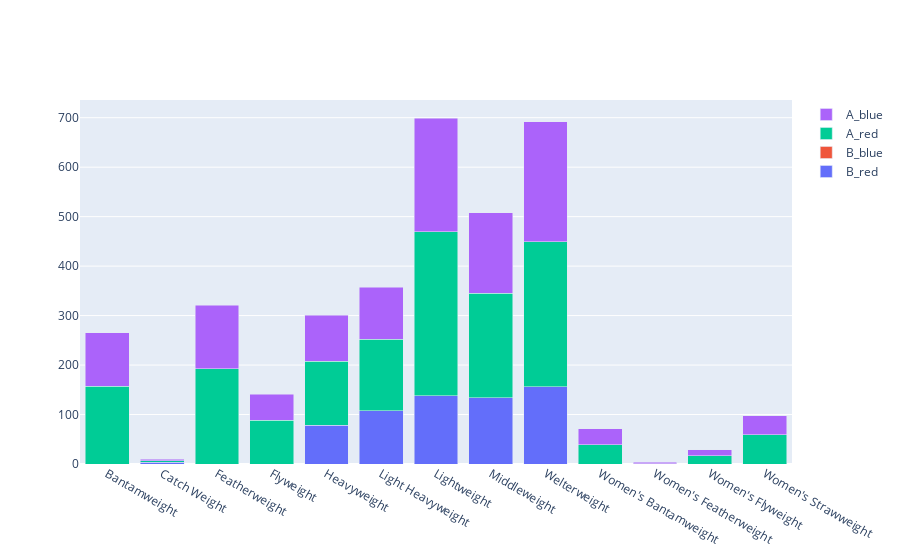

Source (notebook cell):
### Code cell
print_plot(weight_data)

### Figure 1 — Plotly figure (JSON) as saved in the notebook; plotly's stock layout.template omitted (floating-point values rounded to 4 significant figures)
{"data": [{"name": "B_red", "type": "bar", "x": ["Bantamweight", "Catch Weight", "Featherweight", "Flyweight", "Heavyweight", "Light Heavyweight", "Lightweight", "Middleweight", "Welterweight", "Women's Bantamweight", "Women's Featherweight", "Women's Flyweight", "Women's Strawweight"], "y": [null, 4, null, null, 78, 108, 138, 134, 156, null, null, null, null]}, {"name": "B_blue", "type": "bar", "x": ["Bantamweight", "Catch Weight", "Featherweight", "Flyweight", "Heavyweight", "Light Heavyweight", "Lightweight", "Middleweight", "Welterweight", "Women's Bantamweight", "Women's Featherweight", "Women's Flyweight", "Women's Strawweight"], "y": [null, null, null, null, null, null, null, null, null, null, null, null, null]}, {"name": "A_red", "type": "bar", "x": ["Bantamweight", "Catch Weight", "Featherweight", "Flyweight", "Heavyweight", "Light Heavyweight", "Lightweight", "Middleweight", "Welterweight", "Women's Bantamweight", "Women's Featherweight", "Women's Flyweight", "Women's Strawweight"], "y": [157, 3, 193, 88, 130, 144, 331, 211, 293, 39, 1, 17, 59]}, {"name": "A_blue", "type": "bar", "x": ["Bantamweight", "Catch Weight", "Featherweight", "Flyweight", "Heavyweight", "Light Heavyweight", "Lightweight", "Middleweight", "Welterweight", "Women's Bantamweight", "Women's Featherweight", "Women's Flyweight", "Women's Strawweight"], "y": [108, 3, 128, 53, 93, 105, 230, 163, 243, 32, 3, 12, 39]}], "layout": {"barmode": "stack"}}
